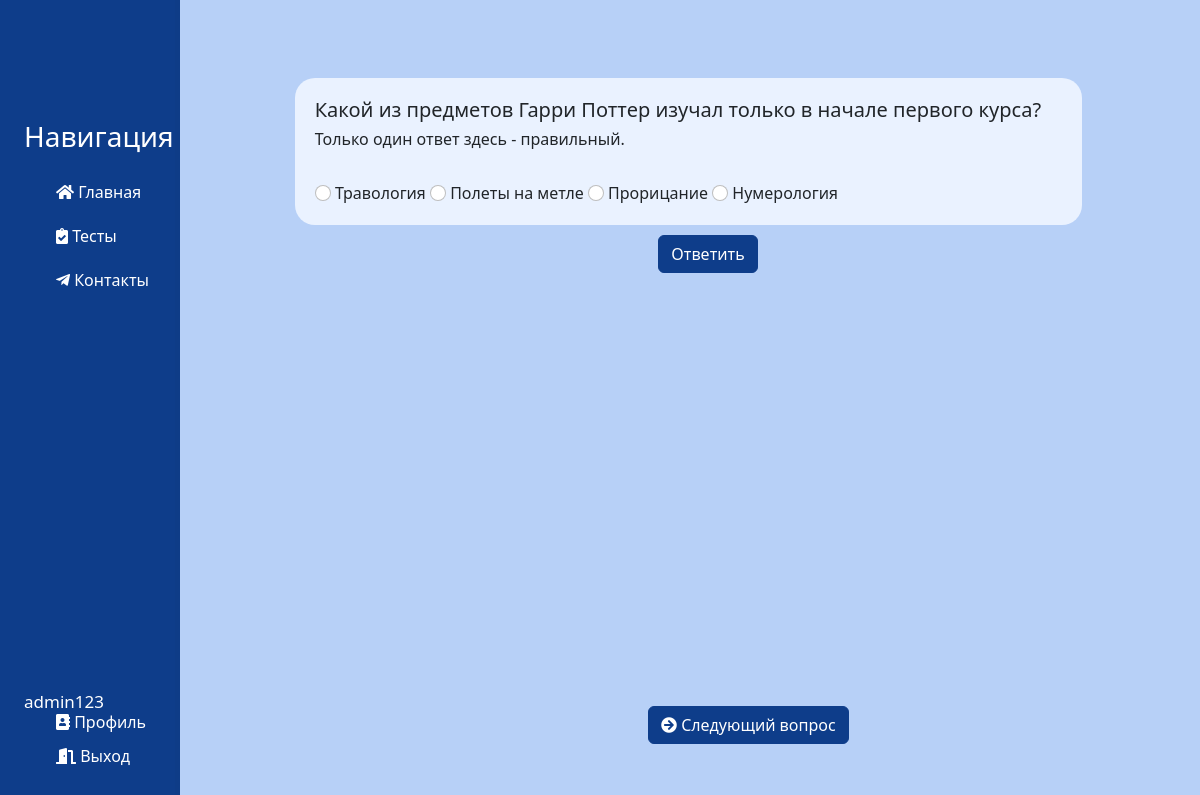
/tests/2/questions/4 (signed in), run on the app's committed database.
### users/models.py (models this page shows)
class CustomUser(AbstractUser):
    surname = models.CharField('Отчество', max_length=25, default='')
    birthday_date = models.DateField('День рождения', null=True)
    creator = models.BooleanField('Составитель тестов', default=False)
    teacher = models.BooleanField('Преподаватель', default=False)

### tests/models.py (models this page shows, shortened)
class Question(models.Model):
    class questiontype(models.TextChoices):
        single = 'single'
        multiple = 'multiple'
    test = models.ForeignKey(Test, on_delete=models.CASCADE)
    questiontype = models.CharField(max_length=8, choices=questiontype.choices, default=questiontype.single)
    name = models.CharField('Текст вопроса', max_length=200)
    explanation = models.CharField('Правильный ответ', max_length=250, default='') #отображается после того как ответил
    class Meta:
        ordering = ['id']
        verbose_name = 'Вопрос'
        verbose_name_plural = 'Вопросы'

class Answer(models.Model):
    question = models.ForeignKey(Question, on_delete=models.CASCADE)
    name = models.CharField('Ответ', max_length=200, default='')
    is_correct = models.BooleanField('Верный ответ', default=False)
    class Meta:
        verbose_name = 'Ответ'
        verbose_name_plural = 'Ответы'

### tests/views.py (the view)
@login_required
def display_question(request, test_id, question_id):
    test = get_object_or_404(Test, pk=test_id)
    questions = test.question_set.all()
    current_question, next_question = None, None
    for ind, question in enumerate(questions):
        if question.pk == question_id:
            current_question = question
            if ind != len(questions) - 1:
                next_question = questions[ind + 1]
    context = {'test': test,
    'question': current_question,
    'next_question': next_question}
    return render(request,
        'tests/test_detail.html',context)

### tests/templates/tests/test_detail.html (shortened to what this page needs)
{% extends 'main/layout.html' %}
{% block content %}
    <div class="features">
        <form id="question-form"
              action="{% url 'grade_question' test.id question.id %}"
              method="post">
            {% if question.questiontype == 'single' %}
                <div class="question-container">
                    <h5>{{ question.name }}</h5>
                    <h6>Только один ответ здесь - правильный.</h6>
                    <br>
                    {% for answer in question.answer_set.all %}
                        <label>
                            <input type="radio"
                                   name="answer"
                                   class="form-check-input"
                                   id="answer{{ forloop.counter }}"
                                   value="{{ answer.id }}"/>
                            {{ answer.name }}
                        </label>
                    {% endfor %}
                </div>
            {% endif %}
            <div class="text-center">
                <input type="submit"
                       value="Ответить"
                       class="btn btn-info"/>
            </div>
        </form>
            {% if next_question %}
            <div class="next">
                <a href="{% url 'display_question' test.id next_question.id %}" class="btn btn-info"><i class="fa fa-arrow-circle-right"></i> Следующий вопрос</a>
            </div>
            {% else %}
            <div class="finish">
                <h5>Это последний вопрос теста. После ответа нажмите кнопку</h5>
                <br>
                <a href="{% url 'test_results' test.id %}" class="btn btn-info">Посмотреть результаты</a>
            </div>
            {% endif %}
    </div>
{% endblock %}

### main/templates/main/layout.html (shortened to what this page needs)
{% load static %}
<!doctype html>
<html lang="ru">
<head>
    <link rel="stylesheet" href="https://cdn.jsdelivr.net/npm/bootstrap@5.2.3/dist/css/bootstrap.min.css">
    <link rel="stylesheet" href="{% static 'main/css/main.css' %}">
    <link rel="stylesheet" href="https://use.fontawesome.com/releases/v5.8.2/css/all.css">
</head>
<body>
    <aside>
        <h3>Навигация</h3>
        <ul>
            <a href="{% url 'homepage' %}"><li><i class="fas fa-home"></i> Главная</li></a>
            <a href="{% url 'tests_home' %}"><li><i class="fas fa-clipboard-check"></i> Тесты</li></a>
            <a href="{% url 'about' %}"><li><i class="fab fa-telegram-plane"></i> Контакты</li></a>
        </ul>
        <h5>{{user}}</h5>
        <ol>
            <a href="{% url 'profile' %}"><li><i class="fas fa-address-book"></i> Профиль</li></a>
            <a href="{% url 'logout' %}"><li><i class="fas fa-door-open"></i> Выход</li></a>
        </ol>
    </aside>
    <main>
        {% block content %}
        {% endblock %}
    </main>
</body>
</html>

### main/static/main/css/main.css (style rules this page uses)
body { background: #b7d0f7; overflow-x: hidden; }
aside { position: fixed; background: #0e3d8a; width: 15%;; padding: 2%; text-decoration: none; height: 100%; color: #fff; border-right: 5px solid #0e3c87; }
aside h3 { position: absolute; top: 15%; font-size: 28px; }
aside h5 { position: absolute; bottom: 10%; font-size: 17px; }
aside ul { list-style: none; position: absolute; top: 20%; }
aside ul li { color: #ffffff; display: block; margin-top: 20px; transition: transform .6s ease; }
aside a { text-decoration: none }
aside ol { list-style: none; position: absolute; bottom: 2%; }
aside ol li { color: #ffffff; display: block; margin-top: 10px; transition: transform .6s ease; }
main .features { float: right; margin-top: 70px; margin-left: 45px; text-align: center; width: 82%; }
.btn.btn-info { background-color: #0e3d8a; color: white; border-color: #0e3d8a; }
.next { bottom: 7%; left: 54%; position: absolute; }
.question-container { width: 80%; margin-left: 8%; padding: 20px; margin-bottom: 10px; background-color: #eaf2ff; border-radius: 20px 20px 20px 20px; text-align: left; }

### data on the page
CustomUser: username "admin123"
Question: name "Какой из предметов Гарри Поттер изучал только в начале первого курса?"
Answer: name "Травология"
Answer: name "Полеты на метле"
Answer: name "Прорицание"
Answer: name "Нумерология"
